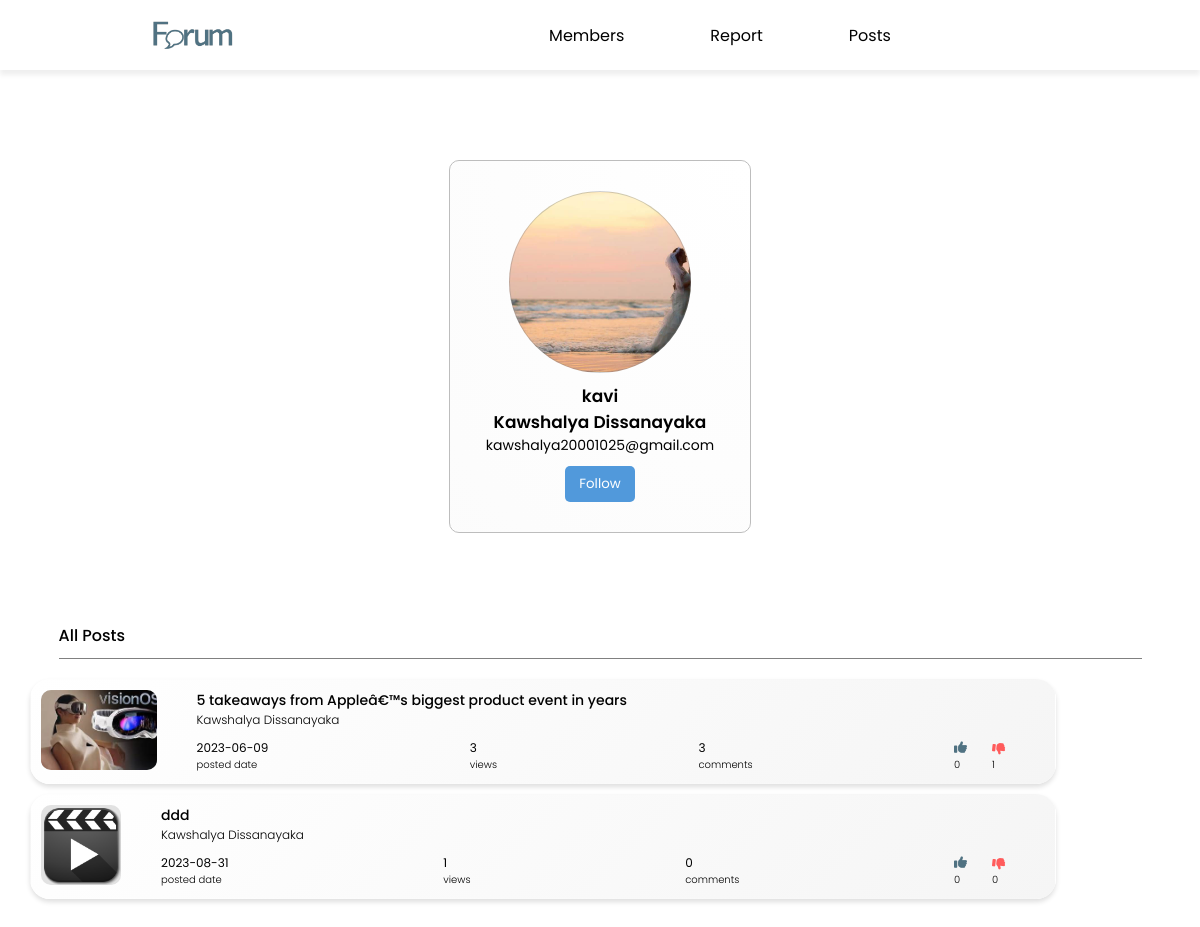
The page /ElakiriClone_new/admin/user-profile.php?email=kawshalya20001025@gmail.com on the database its author committed.
### tables this page shows
CREATE TABLE IF NOT EXISTS `profile_pic` (
  `id` int NOT NULL AUTO_INCREMENT,
  `image` varchar(50) DEFAULT NULL,
  `email` varchar(50) DEFAULT NULL,
  PRIMARY KEY (`id`),
  KEY `FK_profile_pic_users` (`email`),
  CONSTRAINT `FK_profile_pic_users` FOREIGN KEY (`email`) REFERENCES `users` (`email`)
);

CREATE TABLE IF NOT EXISTS `users` (
  `fname` varchar(35) DEFAULT NULL,
  `lname` varchar(35) DEFAULT NULL,
  `email` varchar(100) NOT NULL,
  `username` varchar(50) DEFAULT NULL,
  `password` varchar(150) DEFAULT NULL,
  `register_date` datetime DEFAULT NULL,
  `verification_code` varchar(50) DEFAULT NULL,
  `blocked` int DEFAULT '0',
  PRIMARY KEY (`email`)
);

CREATE TABLE IF NOT EXISTS `post` (
  `id` int NOT NULL AUTO_INCREMENT,
  `post_title` varchar(200) DEFAULT NULL,
  `user_email` varchar(50) DEFAULT NULL,
  `category_id` int DEFAULT NULL,
  `media` varchar(150) DEFAULT NULL,
  `post_content` text,
  `date` datetime DEFAULT NULL,
  `hidden` int DEFAULT '0',
  `view_id` int DEFAULT '1',
  PRIMARY KEY (`id`),
  KEY `FK_post_users` (`user_email`),
  KEY `FK_post_category` (`category_id`),
  KEY `FK_post_post_view` (`view_id`),
  CONSTRAINT `FK_post_category` FOREIGN KEY (`category_id`) REFERENCES `category` (`id`),
  CONSTRAINT `FK_post_post_view` FOREIGN KEY (`view_id`) REFERENCES `post_view` (`id`),
  CONSTRAINT `FK_post_users` FOREIGN KEY (`user_email`) REFERENCES `users` (`email`)
);

### ElakiriClone_new/admin/connection.php (called while the page is built, shortened)
<?php
class Database
{
    public static $connecrtion;
    public static function setUpConnection()
    {
        if (!isset(Database::$connecrtion)) {
            Database::$connecrtion = new mysqli("localhost", "root", "your_password", "elakiri", "3306");
        }
    }
    public static function search($q)
    {
        $resultset = Database::$connecrtion->query($q);
        return $resultset;
    }
}

### ElakiriClone_new/admin/user-profile.php (the view, shortened to what this page needs)
<?php
require_once("connection.php");
$email = $_GET['email'];
$userRs = Database::search("SELECT * FROM `users` WHERE email = '" . $email . "'");
$usNro = $userRs->num_rows;
if ($usNro == 1) {
    $userData = $userRs->fetch_assoc();
}
$d = new DateTime();
$tz = new DateTimezone("Asia/Colombo");
$d->setTimezone($tz);
$ndate = $d->format("Y-m-d H:i:s");
?>
<!DOCTYPE html>
<html lang="en">
<head>
    <link rel="stylesheet" href="https://cdnjs.cloudflare.com/ajax/libs/font-awesome/5.15.4/css/all.min.css" />
    <link rel="stylesheet" href="https://cdnjs.cloudflare.com/ajax/libs/font-awesome/6.4.0/css/all.min.css" />
    <link rel="stylesheet" href="../css/user-profile.css">
    <link rel="stylesheet" href="css/admin-pannel.css">
</head>
<body>
    <header>
        <div class="header-left">
            <a onclick="pageTravel('../home.php')"><img src="../images/header/Forum-logo.png" alt="LOGO" class="header-logo"></a>
        </div>
        <nav class="header-mid">
            <a class="navs" href="adminpannel.php">Members</a>
            <a class="navs" href="report-post.php">Report</a>
            <a class="navs " href="admin-posts.php">Posts</a>
        </nav>
    </header>
    <div class="user-container">
        <div class="profile-edit-container">
            <div class="profile-card">
                <?php
                $picrs = Database::search("SELECT * FROM `profile_pic` WHERE `email` = '" . $userData["email"] . "' ");
                $picrow = $picrs->num_rows;
                if ($picrow == "1") {
                    $picData = $picrs->fetch_assoc();
                ?>
                    <div class="image-holder" style="background-image: url(../images/profile_pic/<?php echo $picData["image"] ?>);">
                    </div>
                <?php
                }
                ?>
                <span class="user-name"><?php echo $userData["username"]  ?></span>
                <span class="user-name"><?php echo $userData["fname"] . " " . $userData["lname"] ?></span>
                <span class="user-mail"><?php echo $userData["email"] ?></span>
                <button id="picSave" class="follow-click" style="display: none;">Follow</button>
            </div>
        </div>
        <div class="container-header">
            <div class="container-title">All Posts</div>
        </div>
        <div class="member-container">
            <?php
            $postrs = Database::search("SELECT * FROM `post` WHERE  `user_email` ='" . $userData["email"] . "' ");
            $postNrow = $postrs->num_rows;
            if ($postNrow > 0) {
                for ($i = 1; $i <= $postNrow; $i++) {
                    $postdata = $postrs->fetch_assoc();
                    $viewsrs = Database::search("SELECT * FROM `reaction` WHERE `post_id` = '" . $postdata["id"] . "' ");
                    $Vnrow = $viewsrs->num_rows;
                    $file_name = $postdata["media"];
                    $file_extension = pathinfo($file_name, PATHINFO_EXTENSION);
            ?>
                    <div onclick="adminviewpost('<?php echo $postdata['id'] ?>')" class="post-block">
                        <div class="general-post-model">
                            <div class="post-image-holder">
                                <?php
                                if ($file_extension == "mp3") {
                                ?>
                                    <img src="../images/post/audio/Audio_CD.png" alt="" class="post-image">
                                <?php
                                } elseif ($file_extension == "mp4") {
                                ?>
                                    <img src="../images/post/video/Video-icon.png" alt="" class="post-image">
                                <?php
                                } else {
                                ?>
                                    <img src="../images/post/image/<?php echo $postdata["media"] ?>" alt="" class="post-image">
                                <?php
                                }
                                ?>
                            </div>
                            <?php
                            $postdate1 = new DateTime($postdata["date"]);
                            $postdate2 = new DateTime($ndate);
                            $postdatearray = explode(" ", $postdata["date"]);
                            $postinterval = $postdate1->diff($postdate2);
                            $Tcommentrs = Database::search("SELECT * FROM `comments` WHERE `post_id` = '" . $postdata["id"] . "' ORDER BY `date_time` DESC");
                            $tcnrow = $Tcommentrs->num_rows;
                            $Tlikers = Database::search("SELECT * FROM `reaction` WHERE `post_id` = '" . $postdata["id"] . "' AND `react_id` = '1' ");
                            $Tlikenrow = $Tlikers->num_rows;
                            $Tdislikers = Database::search("SELECT * FROM `reaction` WHERE `post_id` = '" . $postdata["id"] . "' AND `react_id` = '2' ");
                            $Tdislikenrow = $Tdislikers->num_rows;
                            ?>
                            <div class="post-details-container">
                                <div class="post-main-details">
                                    <div class="post-subject"><?php echo $postdata["post_title"] ?></div>
                                    <div class="post-author"><?php echo $userData["fname"] . " " . $userData["lname"] ?></div>
                                </div>
                                <div class="post-sub-details">
                                    <div class="post-created-con">
                                        <div class="post-created-date"><?php if ($postinterval->y > 0) {
                                                                            echo $postdatearray[0];
                                                                        } elseif ($postinterval->m > 0) {
                                                                            echo $postdatearray[0];
                                                                        } elseif ($postinterval->days > 0) {
                                                                            echo $postinterval->days . " " . "days ago";
                                                                        } elseif ($postinterval->h > 0) {
                                                                            echo $postinterval->h . " " . "hours ago";
                                                                        } elseif ($postinterval->i > 0) {
                                                                            echo $postinterval->i . " " . "minutes ago";
                                                                        } elseif ($postinterval->s > 0) {
                                                                            echo $postinterval->s . " " . "seconds ago";
                                                                        } else {
                                                                            echo "just now";
                                                                        } ?></div>
                                        <div class="con-lable">posted date</div>
                                    </div>
                                    <div class="post-views-con">
                                        <div class="post-views"><?php echo $Vnrow ?></div>
                                        <div class="con-lable">views</div>
                                    </div>
                                    <div class="post-com-con">
                                        <div class="post-com-count"><?php echo $tcnrow ?></div>
                                        <div class="con-lable">comments</div>
                                    </div>
                                    <div class="like-dis-con">
                                        <div class="like-con">
                                            <i class="fa-solid fa-thumbs-up"></i>
                                            <div class="like-count"><?php echo $Tlikenrow ?></div>
                                        </div>
                                        <div class="dis-con">
                                            <i class="fa-solid fa-thumbs-down"></i>
                                            <div class="dislike-count"><?php echo $Tdislikenrow ?></div>
                                        </div>
                                    </div>
                                </div>
                            </div>
                        </div>
                    </div>
                <?php
                }
            } else {
                ?>
                <div style="text-align: center;" class="">no post!</div>
            <?php
            }
            ?>
        </div>
    </div>
</body>
</html>

### ElakiriClone_new/css/user-profile.css (style rules this page uses)
* { margin: 0; padding: 0; box-sizing: border-box; font-family: 'Poppins', sans-serif; }
:root { --margin: 10vh; --footer-height: 8vh; --side-space: 100px; --color-base: #507282; --color-base: #0a74a5; --color-red: #ff5b5b; --btn-blue: #75d8ff; }
body { overflow-x: hidden; display: flex; flex-direction: column; align-items: center; background-image: radial-gradient(at left top, rgb(255, 255, 255), rgb(255, 255, 255)); }
html { scroll-behavior: smooth; }
.user-container { width: 95%; position: relative; min-height: calc(100vh - var(--margin)); margin-top: var(--margin); display: flex; flex-direction: column; align-items: center; padding-top: var(--margin); padding-bottom: 200px; background-color: rgba(255, 255, 255, 0); background-image: linear-gradient(0deg, rgba(255, 107, 107, 0), rgba(255, 96, 96, 0) 10%); }
.profile-edit-container { width: fit-content; display: flex; justify-content: center; border-radius: 10px; overflow: hidden; background-image: radial-gradient(at right bottom, rgba(255, 255, 255, 0), rgba(219, 219, 219, 0)); background-color: #75d8ff00; box-shadow: 2px 2px 4px rgba(0, 0, 0, 0.342); box-shadow: 2px 2px 4px rgba(0, 0, 0, 0); border: 1px solid rgb(189, 189, 189); transition: height 250ms; position: relative; }
.profile-card { display: flex; flex-direction: column; justify-content: center; align-items: center; gap: 0px; padding: 30px 20px; border-radius: 10px; background-image: radial-gradient(at right top, rgb(255, 255, 255), rgba(209, 209, 209, 0.075)); transition: height 250ms; width: max-content; min-width: 300px; }
.image-holder { width: 70%; max-width: 200px; aspect-ratio: 1/1; border-radius: 50%; margin-bottom: 10px; display: flex; align-items: center; justify-content: center; border: 1px solid rgba(128, 128, 128, 0.37); background-repeat: no-repeat; background-position: center; background-size: cover; background-color: #e7cceb00; }
.user-name { font-size: 17px; font-weight: 600; pointer-events: none; }
.user-mail { font-size: 14px; font-weight: 400; pointer-events: none; margin-bottom: 10px; }
.cancel-click, .follow-click, .save-click { padding: 8px 14px; background-color: #ba68c8; outline: none; border: none; border-radius: 5px; color: white; cursor: pointer; transition: 250ms; transform-origin: 50% 0%; }
.cancel-click, .follow-click { background-color: #5199db; }
.container-header { width: 95%; display: flex; justify-content: space-between; align-items: flex-end; gap: 20px; padding: 10px 0px; border-bottom: 1px solid grey; flex-wrap: wrap; margin-top: 80px; }
.container-title { font-weight: 500; }
.member-container { margin-top: 30px; width: 90%; display: flex; flex-direction: column; gap: 15px; }
.post-block { display: flex; gap: 20px; }
.general-post-model { width: 100%; padding: 10px 10px; border-radius: 20px; box-shadow: 0px 3px 5px rgba(0, 0, 0, 0.13); min-height: 100px; height: fit-content; background-image: linear-gradient(-45deg, rgb(245, 245, 245), rgb(255, 255, 255)); display: flex; align-items: center; cursor: pointer; transition: 250ms; border: 1px solid rgba(128, 128, 128, 0); }
.post-image-holder { height: 80px; border-radius: 10px; overflow: hidden; min-width: 80px; align-self: flex-start; background-color: rgb(226, 226, 226); }
.post-image-holder img { width: 100%; height: 100%; object-fit: cover; }
.post-details-container { width: 100%; padding: 0px 40px; }
.post-main-details { margin-bottom: 10px; }
.post-subject { font-size: 14px; font-weight: 500; }
.post-author { font-size: 12px; font-weight: 300; }
.post-sub-details { width: 100%; gap: 30px; font-size: 12px; display: flex; justify-content: space-between; flex-wrap: wrap; position: relative; }
.like-count, .dislike-count, .con-lable { font-weight: 300; font-size: 10px; }
.like-dis-con { display: flex; gap: 25px; }
.like-dis-con i { color: var(--color-base); font-size: 13px; transition: 250ms; padding-bottom: 2px; }
.dis-con i { color: var(--color-red); transform: translateY(10%) rotate(6deg); }

### rows shown on the page
profile_pic: image (picture)
users: username "kavi", fname "Kawshalya", lname "Dissanayaka", email "kawshalya20001025@gmail.com"
post: media (picture), post_title "5 takeaways from Appleâ€™s biggest product event in years", date "2023-06-09", view "1", hidden "0"
post: post_title "ddd", date "2023-08-31"

### other values the page prints
$Vnrow "3"
$tcnrow "3"
$Tlikenrow "0"
$Vnrow "1"
$tcnrow "0"
